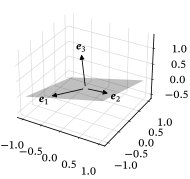

Reproduce this figure in Python.
from pathlib import PurePath

import matplotlib.pyplot as plt
import numpy as np
from vector import Vector3D

plt.style.use("sigproc")

fig, ax = plt.subplots(subplot_kw={"projection": "3d"})
ax.set(zlim3d=(-0.6, 1.4))

xx, yy = np.mgrid[-1:1:2j, -1:1:2j]
ax.plot_surface(xx, yy, 0.3 * (xx - yy), alpha=0.25)

e2 = np.array([7, -3, 3])
e3 = np.array([-3, 3, 10])
e1 = np.cross(e2, e3)
e1, e2, e3 = (e / np.linalg.norm(e, ord=2) for e in (e1, e2, e3))

for e in (e1, e2, e3):
    ax.add_artist(Vector3D([0, 0, 0], e))

ax.text(*e1, r"$\vect{e}_1$", ha="right", va="top")
ax.text(*e2, r"$\vect{e}_2$", ha="left", va="top")
ax.text(*e3, r"$\vect{e}_3$", ha="center", va="bottom")

fig.savefig(str(PurePath(__file__).parent / (PurePath(__file__).stem + ".pdf")))
